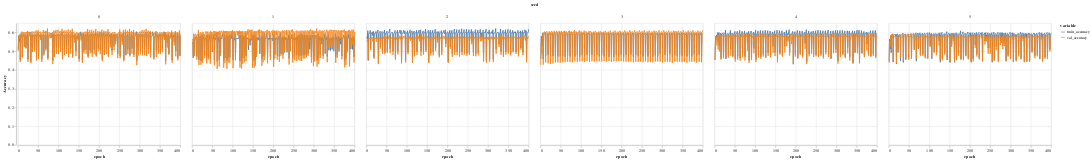

The code cell stored with this chart in its notebook:
### Code cell
import altair as alt
alt.data_transformers.disable_max_rows()

source = results.reset_index().drop(['n','test_size','val_size'],axis=1).melt(id_vars=['epoch','seed'])

alt.Chart(source).mark_line().encode(
    x='epoch',
    y=alt.Y('value',title='Accuracy'),
    color='variable',
    column='seed'
)

### Figure 1 — Vega-Lite specification as saved in the notebook (floating-point values rounded to 4 significant figures; data arrays with more than 128 entries replaced by an {"elided": "..."} marker saying what was removed)
{"config": {"view": {"continuousWidth": 400, "continuousHeight": 300}}, "data": {"name": "data-b6480d6c63116568c7a35a46ac43b28d"}, "mark": "line", "encoding": {"color": {"field": "variable", "type": "nominal"}, "column": {"field": "seed", "type": "quantitative"}, "x": {"field": "epoch", "type": "quantitative"}, "y": {"field": "value", "title": "Accuracy", "type": "quantitative"}}, "$schema": "https://vega.github.io/schema/vega-lite/v4.17.0.json", "datasets": {"data-b6480d6c63116568c7a35a46ac43b28d": {"elided": "4800 records"}}}
